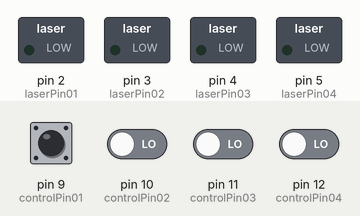
Simulated run of this sketch. Board: Arduino Uno, built with avr-gcc and run on an emulated ATmega328P. Shown: switched loads named in the sketch (green lamp = pin HIGH). Dashed ring = blinking. Inputs (shaded band) come from the test bench; at power-on: pin 9 (controlPin01), pin 10 (controlPin02), pin 11 (controlPin03), pin 12 (controlPin04) LOW. What the sketch prints to the serial monitor is not drawn.

Above: at 4.2 s.
4.3 s: pin 9 (controlPin01) driven HIGH
At 4.55 s:
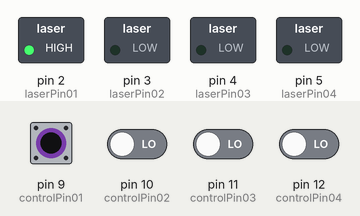
7.3 s: pin 10 (controlPin02) driven HIGH
At 8.55 s:
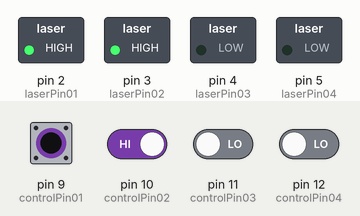
10.3 s: pin 11 (controlPin03) driven HIGH
At 11.55 s:
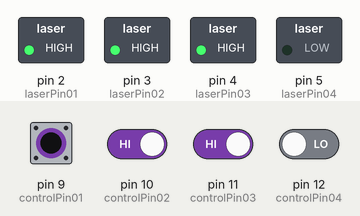
13.3 s: pin 12 (controlPin04) driven HIGH
At 13.55 s:
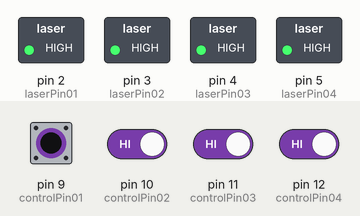
16.3 s: pin 12 (controlPin04) driven LOW
19.3 s: pin 9 (controlPin01) pulsed LOW 2 times (0.12 s each, 0.3 s apart)
Timing chart, 0 to 69.2 s (numbered marks = the images above; inputs shaded):
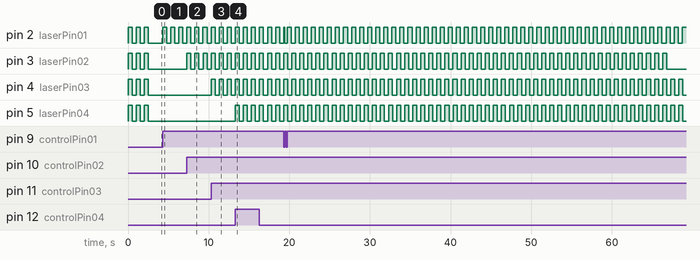

The sketch:

arlaser.ino
```cpp
// DONE Add time control to the arduino, if time exceeds the restriction turn off laser until x number of seconds,
// DONE 30min break

// FIXME better to have two arduinos together, one controls laser, the other one controls communications
// TODO create a new fuction that groups everythin, code too long that does the same thing multiple times
// TODO ADD POWERTEST
/**
 * Variables for laser waveform
 */
struct ControlState
{
    bool receiving;
    bool high;
    bool low;
    bool trigger;
};

struct laserTrigger
{
    unsigned long millis; // millis() returns an unsigned long.
    bool state;           // state variable for the LED
};

struct currentTrigger
{
    unsigned long millis;
    bool state;
};

struct Clock
{
    float millis;
    bool clockstate;
};

unsigned long plaserMillis = 0; // millis() returns an unsigned long.
float slaserMillis = 0.0;       // seconds
/**
 * all variables to indicate laser
 */

byte state01 = 0;
byte state02 = 0;
byte state03 = 0;
byte state04 = 0;

int laserPin01 = 2;
int laserPin02 = 3;
int laserPin03 = 4;
int laserPin04 = 5;

bool laserState01 = false; // state variable for the LED
bool laserState02 = false; // state variable for the LED
bool laserState03 = false; // state variable for the LED
bool laserState04 = false; // state variable for the LED

int controlPin01 = 9;
int controlPin02 = 10;
int controlPin03 = 11;
int controlPin04 = 12;

int interruptPin = 21;

ControlState controlState01 = {false, false, true, false};
ControlState controlState02 = {false, false, true, false};
ControlState controlState03 = {false, false, true, false};
ControlState controlState04 = {false, false, true, false};

laserTrigger laserTrigger01 = {plaserMillis, false};
laserTrigger laserTrigger02 = {plaserMillis, false};
laserTrigger laserTrigger03 = {plaserMillis, false};
laserTrigger laserTrigger04 = {plaserMillis, false};

Clock globalClocklaser01 = {slaserMillis, false};
Clock globalClocklaser02 = {slaserMillis, false};
Clock globalClocklaser03 = {slaserMillis, false};
Clock globalClocklaser04 = {slaserMillis, false};

Clock secureClocklaser01 = {slaserMillis, false};
Clock secureClocklaser02 = {slaserMillis, false};
Clock secureClocklaser03 = {slaserMillis, false};
Clock secureClocklaser04 = {slaserMillis, false};

unsigned long interval = 500;  // 1Hz the time we need to wait
float intervalGlob = 60.0;     // One minute on One minute 60 equals 1min
float intervalSecure = 3600.0; // One Hour Tops

void setup()
{
    Serial.begin(9600);
    Serial.println("<Wavefunction generator: Start>");
    PinSetUp(); // set up laser
    Serial.println("<         1h Stim             >");
    Serial.println("<Wavefunction generator: Ready>");
    // pinMode(interruptPin, INPUT_PULLUP);
}
// #TODO add interrupt pin, move digital read inside of the interrupt
void loop()
{
    unsigned long current = millis(); // grab current time
    // attachInterrupt(digitalPinToInterrupt(interruptPin), getState, HIGH);
    /**
     * timer stimulation, control over the stim protocol, maybe group this in a function??
     * #NOTE Right now all the windows are the same size (maybe adjust for later?)
     */
    controlState01.receiving = digitalRead(controlPin01);
    controlState02.receiving = digitalRead(controlPin02);
    controlState03.receiving = digitalRead(controlPin03);
    controlState04.receiving = digitalRead(controlPin04);

    controlState01 = highStateDetect(controlState01.receiving, controlState01.high, controlState01.low, controlState01.trigger);
    controlState02 = highStateDetect(controlState02.receiving, controlState02.high, controlState02.low, controlState02.trigger);
    controlState03 = highStateDetect(controlState03.receiving, controlState03.high, controlState03.low, controlState03.trigger);
    controlState04 = highStateDetect(controlState04.receiving, controlState04.high, controlState04.low, controlState04.trigger);

    // LASER 01
    if (controlState01.trigger == false)
    {
        // maybe create function to reset all clocks?
        state01 = 0;
        laserTrigger01 = {plaserMillis, false};
        digitalWrite(laserPin01, false);
    }

    else if (controlState01.trigger == true)
    {
        if (state01 == 0)
        {
            secureClocklaser01 = updateVals(controlState01.trigger);
            globalClocklaser01 = updateVals(controlState01.trigger);
            state01 = 1;
        }
        // First clock protects agains long stimulation
        secureClocklaser01 = timer(current, secureClocklaser01.millis, secureClocklaser01.clockstate, intervalSecure);

        if (secureClocklaser01.clockstate == true)
        {
            // Second clock adjusts stimulation protocol
            globalClocklaser01 = timer(current, globalClocklaser01.millis, globalClocklaser01.clockstate, intervalGlob);

            if (globalClocklaser01.clockstate == true)
            {

                // third clock regulates pulse generation
                laserTrigger01 = square_wave(current, laserTrigger01.millis, laserTrigger01.state, laserPin01, interval);
            }

            else if (globalClocklaser01.clockstate == false)
            {
                digitalWrite(laserPin01, false);
            }
        }
        else if (secureClocklaser01.clockstate == false)
        {
            digitalWrite(laserPin01, false);
            globalClocklaser01 = updateVals(controlState01.trigger);
        }
    }
    // LASER 01

    // LASER 02
    if (controlState02.trigger == false)
    {
        // maybe create function to reset all clocks?
        state02 = 0;
        laserTrigger02 = {plaserMillis, false};
        digitalWrite(laserPin02, false);
    }

    else if (controlState02.trigger == true)
    {
        if (state02 == 0)
        {
            secureClocklaser02 = updateVals(controlState02.trigger);
            globalClocklaser02 = updateVals(controlState02.trigger);
            state02 = 1;
        }
        // First clock protects agains long stimulation
        secureClocklaser02 = timer(current, secureClocklaser02.millis, secureClocklaser02.clockstate, intervalSecure);

        if (secureClocklaser02.clockstate == true)
        {
            // Second clock adjusts stimulation protocol
            globalClocklaser02 = timer(current, globalClocklaser02.millis, globalClocklaser02.clockstate, intervalGlob);

            if (globalClocklaser02.clockstate == true)
            {
                // third clock regulates pulse generation
                laserTrigger02 = square_wave(current, laserTrigger02.millis, laserTrigger02.state, laserPin02, interval);
            }

            else if (globalClocklaser02.clockstate == false)
            {
                digitalWrite(laserPin02, false);
            }
        }
        else if (secureClocklaser02.clockstate == false)
        {
            digitalWrite(laserPin02, false);
            globalClocklaser02 = updateVals(controlState02.trigger);
        }
    }
    // LASER 02

    // LASER 03
    if (controlState03.trigger == false)
    {
        // maybe create function to reset all clocks?
        state03 = 0;
        laserTrigger03 = {plaserMillis, false};
        digitalWrite(laserPin03, false);
    }

    else if (controlState03.trigger == true)
    {
        if (state03 == 0)
        {
            secureClocklaser03 = updateVals(controlState03.trigger);
            globalClocklaser03 = updateVals(controlState03.trigger);
            state03 = 1;
        }
        // First clock protects agains long stimulation
        secureClocklaser03 = timer(current, secureClocklaser03.millis, secureClocklaser03.clockstate, intervalSecure);

        if (secureClocklaser03.clockstate == true)
        {
            // Second clock adjusts stimulation protocol
            globalClocklaser03 = timer(current, globalClocklaser03.millis, globalClocklaser03.clockstate, intervalGlob);

            if (globalClocklaser03.clockstate == true)
            {

                // third clock regulates pulse generation
                laserTrigger03 = square_wave(current, laserTrigger03.millis, laserTrigger03.state, laserPin03, interval);
            }

            else if (globalClocklaser03.clockstate == false)
            {
                digitalWrite(laserPin03, false);
            }
        }
        else if (secureClocklaser03.clockstate == false)
        {
            digitalWrite(laserPin03, false);
            globalClocklaser03 = updateVals(controlState03.trigger);
        }
    }
    // LASER 03

    // LASER 04
    if (controlState04.trigger == false)
    {
        // maybe create function to reset all clocks?
        state04 = 0;
        laserTrigger04 = {plaserMillis, false};
        digitalWrite(laserPin04, false);
    }

    else if (controlState04.trigger == true)
    {
        if (state04 == 0)
        {
            secureClocklaser04 = updateVals(controlState04.trigger);
            globalClocklaser04 = updateVals(controlState04.trigger);
            state04 = 1;
        }
        // First clock protects agains long stimulation
        secureClocklaser04 = timer(current, secureClocklaser04.millis, secureClocklaser04.clockstate, intervalSecure);

        if (secureClocklaser04.clockstate == true)
        {
            // Second clock adjusts stimulation protocol
            globalClocklaser04 = timer(current, globalClocklaser04.millis, globalClocklaser04.clockstate, intervalGlob);

            if (globalClocklaser04.clockstate == true)
            {

                // third clock regulates pulse generation
                laserTrigger04 = square_wave(current, laserTrigger04.millis, laserTrigger04.state, laserPin04, interval);
            }

            else if (globalClocklaser04.clockstate == false)
            {
                digitalWrite(laserPin04, false);
            }
        }
        else if (secureClocklaser04.clockstate == false)
        {
            digitalWrite(laserPin04, false);
            globalClocklaser04 = updateVals(controlState04.trigger);
        }
    }
    // LASER 04
}

void getState()
{
    controlState01.receiving = digitalRead(controlPin01);
    controlState02.receiving = digitalRead(controlPin02);
    controlState03.receiving = digitalRead(controlPin03);
    controlState04.receiving = digitalRead(controlPin04);
}

void PinSetUp()
{

    pinMode(controlPin01, INPUT);
    pinMode(controlPin02, INPUT);
    pinMode(controlPin03, INPUT);
    pinMode(controlPin04, INPUT);

    pinMode(laserPin01, OUTPUT);
    pinMode(laserPin02, OUTPUT);
    pinMode(laserPin03, OUTPUT);
    pinMode(laserPin04, OUTPUT);

    for (int i = 0; i < 3; i++)
    {
        digitalWrite(laserPin01, true);
        digitalWrite(laserPin02, true);
        digitalWrite(laserPin03, true);
        digitalWrite(laserPin04, true);
        delay(500);
        digitalWrite(laserPin01, false);
        digitalWrite(laserPin02, false);
        digitalWrite(laserPin03, false);
        digitalWrite(laserPin04, false);
        delay(500);
    }
}

/**
 * Split the transmitted string
 */

// function to create a square wave

struct laserTrigger square_wave(unsigned long currentMillis, unsigned long previousMillis, bool ledState, int PinNumber, unsigned long intervalSquare)
{
    if ((unsigned long)(currentMillis - previousMillis) >= intervalSquare)
    {
        ledState = !ledState;              // "toggles" the state
        digitalWrite(PinNumber, ledState); // sets the LED based on ledState
        // save the "current" time
        return {millis(), ledState};
    }
    return {previousMillis, ledState};
}

// function to control time

struct Clock timer(unsigned long currentMillis, float previousMillis, bool StateClock, float ClockInterval)
{
    if ((float)((currentMillis / 1000) - previousMillis) >= ClockInterval)
    {
        StateClock = !StateClock; // "toggles" the state
        float new_time = (float)(millis() / 1000);
        return {new_time, StateClock};
    }
    return {previousMillis, StateClock};
}

struct Clock updateVals(bool StateUpdate)
{
    if (StateUpdate == true)
    {
        float new_time = float(millis() / 1000);
        return {new_time, true};
    }
}

struct ControlState highStateDetect(bool receivingPinData, bool stateHigh, bool stateLow, bool Trigger)
{
    // variables for State Change detection
    // done
    if (receivingPinData == true)
    {
        if (stateLow == true)
        {
            Trigger = true;
            stateHigh = true;
        }
        else if (stateLow == false)
        {
            Trigger = false;
            stateHigh = false;
        }
    }

    if (receivingPinData == false)
    {
        if (stateHigh == true)
        {
            stateLow = false;
        }
        if (stateHigh == false)
        {
            stateLow = true;
        }
    }

    return {receivingPinData, stateHigh, stateLow, Trigger};
}
```

Measured:
- after the input at 4.3 s, pin 2 (laserPin01): alternates HIGH for 0.50 s and LOW for 0.50 s, starting at once
- after the input at 7.3 s, pin 3 (laserPin02): alternates HIGH for 0.50 s and LOW for 0.50 s, starting at once
- after the input at 10.3 s, pin 4 (laserPin03): alternates HIGH for 0.50 s and LOW for 0.50 s, starting at once
- after the input at 13.3 s, pin 5 (laserPin04): alternates HIGH for 0.50 s and LOW for 0.50 s, starting at once
